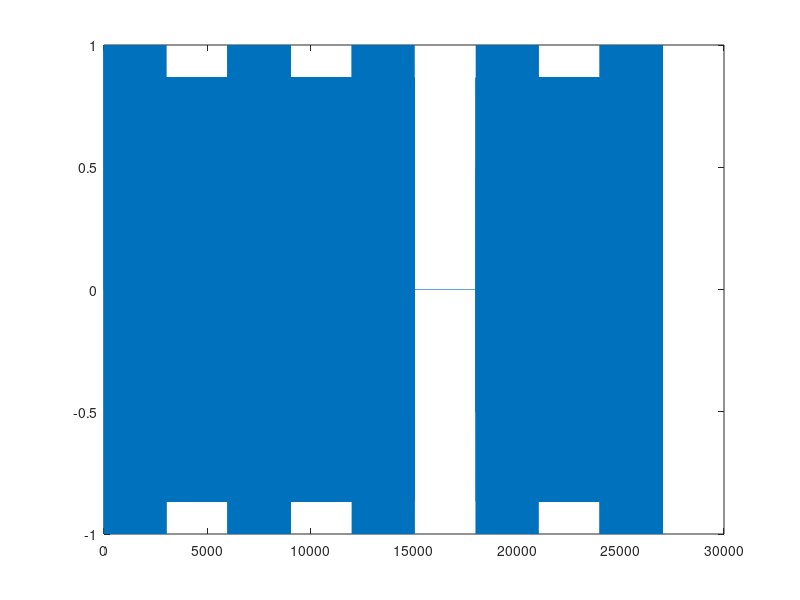

Source code (MATLAB):
Fs = 6000; %Abtastfrequenz
Ts = 1/Fs;   %Abstastintervall
t = 0: Ts: 0.5; % 0.5s Signalabschnitt
x = [];


for FreqVec = [500 1000 1500 2000 2500 3000 3500 4000 4500]
tmp = sin(2*pi*FreqVec*t);
x = [x tmp];  
end

sound(x,Fs);

plot(x);


